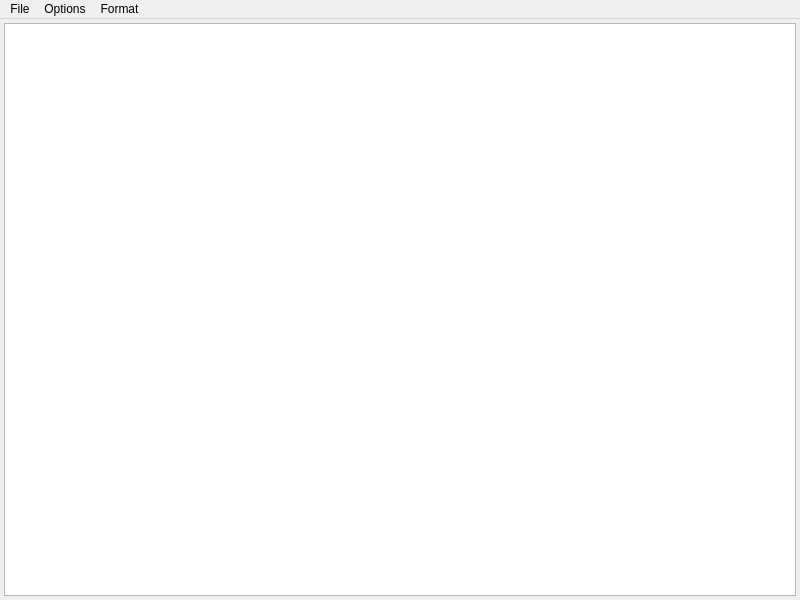
<?xml version="1.0" encoding="UTF-8"?>
<ui version="4.0">
 <class>LogWindow</class>
 <widget class="QMainWindow" name="LogWindow">
  <property name="geometry">
   <rect>
    <x>0</x>
    <y>0</y>
    <width>800</width>
    <height>600</height>
   </rect>
  </property>
  <property name="windowTitle">
   <string>Log</string>
  </property>
  <widget class="QWidget" name="centralwidget">
   <layout class="QVBoxLayout" name="verticalLayout">
    <property name="spacing">
     <number>2</number>
    </property>
    <property name="margin">
     <number>4</number>
    </property>
    <item>
     <widget class="QTextEdit" name="text">
      <property name="lineWrapMode">
       <enum>QTextEdit::NoWrap</enum>
      </property>
     </widget>
    </item>
   </layout>
  </widget>
  <widget class="QMenuBar" name="menubar">
   <property name="geometry">
    <rect>
     <x>0</x>
     <y>0</y>
     <width>800</width>
     <height>25</height>
    </rect>
   </property>
   <widget class="QMenu" name="menuFile">
    <property name="title">
     <string>File</string>
    </property>
    <addaction name="actionFile"/>
    <addaction name="separator"/>
    <addaction name="actionClear"/>
    <addaction name="actionClose"/>
   </widget>
   <widget class="QMenu" name="menuOptions">
    <property name="title">
     <string>Options</string>
    </property>
    <addaction name="actionEnable"/>
    <addaction name="actionVerbose"/>
    <addaction name="actionWarning"/>
    <addaction name="actionCritical"/>
    <addaction name="actionFatal"/>
    <addaction name="actionSystem"/>
   </widget>
   <widget class="QMenu" name="menuFormat">
    <property name="title">
     <string>Format</string>
    </property>
    <addaction name="actionTime"/>
    <addaction name="actionLevel"/>
   </widget>
   <addaction name="menuFile"/>
   <addaction name="menuOptions"/>
   <addaction name="menuFormat"/>
  </widget>
  <action name="actionFile">
   <property name="text">
    <string>Log To File...</string>
   </property>
  </action>
  <action name="actionClear">
   <property name="text">
    <string>Clear</string>
   </property>
  </action>
  <action name="actionEnable">
   <property name="checkable">
    <bool>true</bool>
   </property>
   <property name="checked">
    <bool>true</bool>
   </property>
   <property name="text">
    <string>Enable</string>
   </property>
  </action>
  <action name="actionTime">
   <property name="checkable">
    <bool>true</bool>
   </property>
   <property name="checked">
    <bool>true</bool>
   </property>
   <property name="text">
    <string>Log Time</string>
   </property>
  </action>
  <action name="actionLevel">
   <property name="checkable">
    <bool>true</bool>
   </property>
   <property name="checked">
    <bool>true</bool>
   </property>
   <property name="text">
    <string>Log Level</string>
   </property>
  </action>
  <action name="actionVerbose">
   <property name="checkable">
    <bool>true</bool>
   </property>
   <property name="checked">
    <bool>true</bool>
   </property>
   <property name="text">
    <string>Verbose</string>
   </property>
  </action>
  <action name="actionWarning">
   <property name="checkable">
    <bool>true</bool>
   </property>
   <property name="checked">
    <bool>true</bool>
   </property>
   <property name="text">
    <string>Warning</string>
   </property>
  </action>
  <action name="actionCritical">
   <property name="checkable">
    <bool>true</bool>
   </property>
   <property name="checked">
    <bool>true</bool>
   </property>
   <property name="text">
    <string>Critical</string>
   </property>
  </action>
  <action name="actionFatal">
   <property name="checkable">
    <bool>true</bool>
   </property>
   <property name="checked">
    <bool>true</bool>
   </property>
   <property name="text">
    <string>Fatal</string>
   </property>
  </action>
  <action name="actionSystem">
   <property name="checkable">
    <bool>true</bool>
   </property>
   <property name="checked">
    <bool>true</bool>
   </property>
   <property name="text">
    <string>System</string>
   </property>
  </action>
  <action name="actionClose">
   <property name="text">
    <string>Close</string>
   </property>
  </action>
 </widget>
 <resources/>
 <connections/>
</ui>
